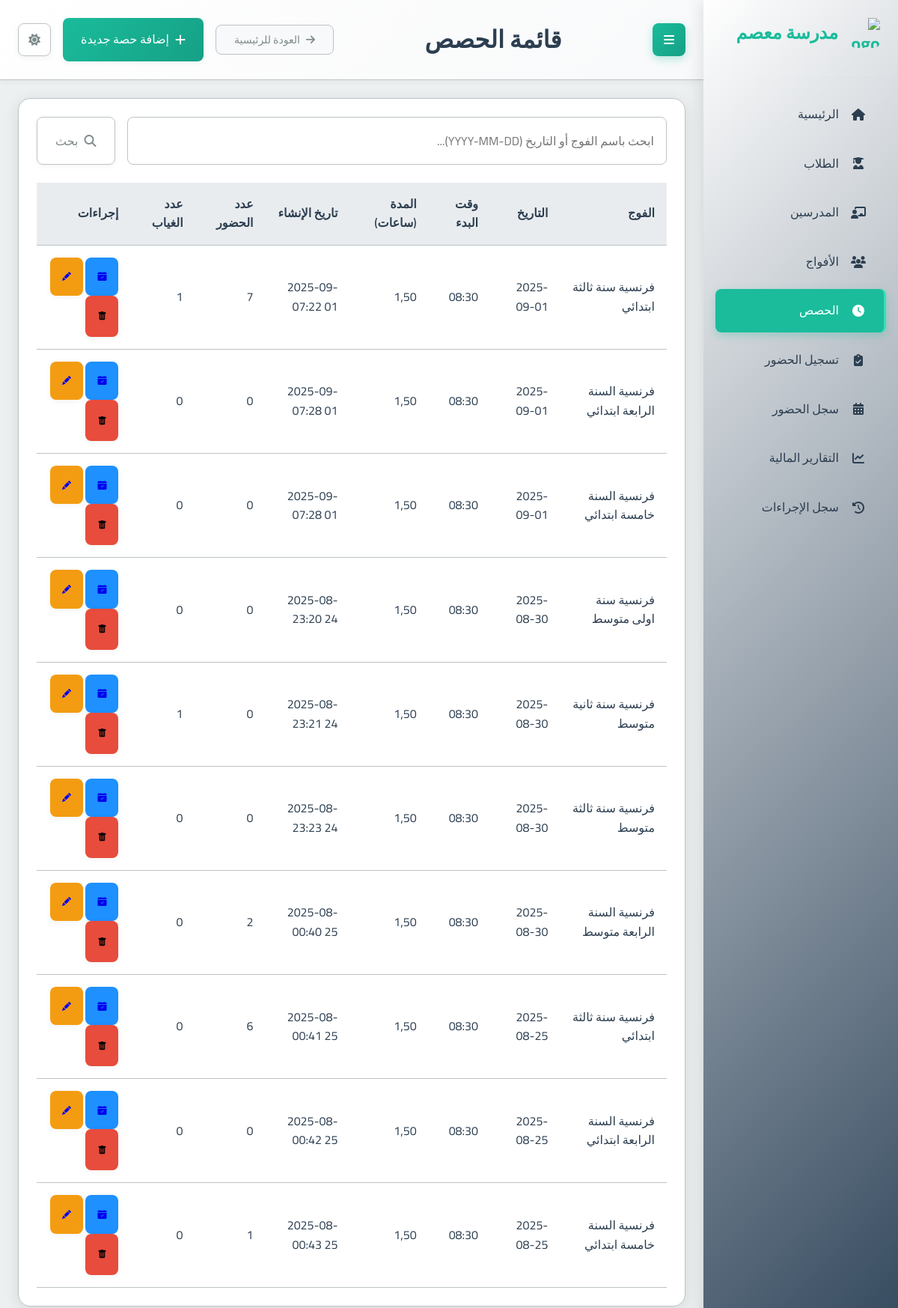
The app's page /sessions/ with its own data.
### school_app/models.py (models this page shows, shortened)
class Session(models.Model):
    group = models.ForeignKey(Group, on_delete=models.CASCADE, related_name='sessions', verbose_name="الفوج")
    date = models.DateField(verbose_name="التاريخ")
    start_time = models.TimeField(verbose_name="وقت البدء")
    duration = models.DecimalField(max_digits=4, decimal_places=2, verbose_name="المدة (ساعات)")
    teacher_attended = models.BooleanField(default=True, verbose_name="حضور المدرس")
    teacher_compensated = models.BooleanField(default=False, verbose_name="تم تعويض المدرس")
    teacher_payment_amount = models.DecimalField(max_digits=10, decimal_places=2, default=Decimal('0.00'), verbose_name="المبلغ المدفوع للمدرس")
    created_at = models.DateTimeField(auto_now_add=True, verbose_name="تاريخ الإنشاء")
    class Meta:
        verbose_name = "حصة"
        verbose_name_plural = "الحصص"
    def present_students_count(self):
        return self.attendance_set.filter(present=True).count()
    def absent_students_count(self):
        return self.attendance_set.filter(present=False).count()

class Group(models.Model):
    name = models.CharField(max_length=100, verbose_name="اسم الفوج")
    subject = models.ForeignKey(Subject, on_delete=models.PROTECT, verbose_name="المادة")
    teacher = models.ForeignKey(Teacher, on_delete=models.CASCADE, verbose_name="المدرس")
    academic_levels = models.ManyToManyField(AcademicLevel, verbose_name="المستويات الدراسية المتوافقة")
    price_per_4_sessions = models.DecimalField(max_digits=10, decimal_places=2, verbose_name="السعر لكل 4 حصص")
    session_day = models.IntegerField(choices=[
        (0, 'الاثنين'),
        (1, 'الثلاثاء'),
        (2, 'الأربعاء'),
        (3, 'الخميس'),
        (4, 'الجمعة'),
        (5, 'السبت'),
        (6, 'الأحد')
    ], verbose_name="يوم الحصة")
    session_start_time = models.TimeField(verbose_name="وقت بداية الحصة")
    session_duration = models.DecimalField(max_digits=4, decimal_places=2, default=1.5, verbose_name="مدة الحصة (ساعات)")
    students = models.ManyToManyField(Student, through='StudentGroup', blank=True, verbose_name="الطلاب المسجلون")
    created_at = models.DateTimeField(auto_now_add=True, verbose_name="تاريخ الإنشاء")
    is_continuous = models.BooleanField(default=False, verbose_name="فوج مستمر (تُنشأ الحصص أسبوعياً تلقائياً)")
    created_sessions_until = models.DateField(null=True, blank=True, verbose_name="تم إنشاء الحصص حتى تاريخ")
    class Meta:
        verbose_name = "فوج"
        verbose_name_plural = "الأفواج"

### school_app/views.py (the view)
# urls.py: path('sessions/', views.session_list, name='session_list'),
def session_list(request):
    query = request.GET.get('q', '').strip()
    sessions_qs = Session.objects.select_related('group')
    if query:
        try:
            datetime.datetime.strptime(query, '%Y-%m-%d')
            sessions_qs = sessions_qs.filter(date=query)
        except ValueError:
            sessions_qs = sessions_qs.filter(group__name__icontains=query)
    sessions = sessions_qs.order_by('-date', '-start_time') # Apply ordering after filtering
    context = {
        'sessions': sessions,
        'page_title': 'قائمة الحصص',
        'search_query': query
    }
    return render(request, 'school_app/session_list.html', context)

### templates/school_app/session_list.html (shortened to what this page needs)
{% extends "base.html" %}
{% block page_title %}{{ page_title|default:"قائمة الحصص" }}{% endblock %}
{% block header_actions %}
  <a href="{% url 'add_session' %}" class="btn btn-primary">
    <i class="fas fa-plus"></i> إضافة حصة جديدة
  </a>
{% endblock %}
{% block content %}
<div class="card">
  <div class="card-body">
    <form method="get" action="{% url 'session_list' %}" class="mb-3">
      <div class="input-group">
        <input type="text" name="q" class="form-control" placeholder="ابحث باسم الفوج أو التاريخ (YYYY-MM-DD)..." value="{{ search_query|default:'' }}">
        <div class="input-group-append">
          <button class="btn btn-outline-secondary" type="submit">
            <i class="fas fa-search"></i> بحث
          </button>
        </div>
      </div>
    </form>
    {% if sessions %}
      <div class="table-container">
        <table class="table table-striped">
          <thead>
            <tr>
              <th>الفوج</th>
              <th>التاريخ</th>
              <th>وقت البدء</th>
              <th>المدة (ساعات)</th>
              <th>تاريخ الإنشاء</th>
              <th>عدد الحضور</th>
              <th>عدد الغياب</th>
              <th>إجراءات</th>
            </tr>
          </thead>
          <tbody>
            {% for session in sessions %}
              <tr>
                <td>{{ session.group.name }}</td>
                <td>{{ session.date|date:"Y-m-d" }}</td>
                <td>{{ session.start_time|time:"H:i" }}</td>
                <td>{{ session.duration }}</td>
                <td>{{ session.created_at|date:"Y-m-d H:i" }}</td>
                <td>{{ session.present_students_count }}</td>
                <td>{{ session.absent_students_count }}</td>
                <td>
                  <a href="{% url 'manage_session_attendance' session.id %}" class="btn btn-sm btn-info" title="إدارة الحضور"> <i class="bi bi-calendar-check-fill"></i><span class="sr-only">إدارة الحضور</span></a>
                  <a href="{% url 'edit_session' session.id %}" class="btn btn-sm btn-warning" title="تعديل"> <i class="bi bi-pencil-fill"></i><span class="sr-only">تعديل</span></a>
                  <form action="{% url 'delete_session' session.id %}" method="post" style="display: inline; margin-left: 5px;" onsubmit="return confirm('هل أنت متأكد أنك تريد حذف هذه الحصة؟ سيتم حذف جميع سجلات الحضور المتعلقة بها أيضاً.');">
                      <button type="submit" class="btn btn-danger btn-sm" title="حذف"><i class="bi bi-trash-fill"></i><span class="sr-only">حذف</span></button>
                  </form>
                </td>
              </tr>
            {% endfor %}
          </tbody>
        </table>
      </div>
    {% else %}
      <p class="text-center text-muted">لا توجد حصص مجدولة حالياً.</p>
      <div class="text-center mt-3">
         <a href="{% url 'add_session' %}" class="btn btn-primary">إضافة حصة جديدة</a>
      </div>
    {% endif %}
  </div>
</div>
{% endblock %}

### static/css/main.css (style rules this page uses)
:root { --primary-color: #2c3e50; --primary-light: #34495e; --primary-darker: #1a252f; --accent-color: #1abc9c; --accent-light: #2fe2b3; --accent-dark: #16a085; --text-color: #2c3e50; --text-secondary: #7f8c8d; --text-on-primary: #ffffff; --text-on-accent: #ffffff; --text-nav: #2c3e50; --background-color: #ecf0f1; --card-background: #ffffff; --input-background: #ffffff; --border-color: #bdc3c7; --input-border-color: #bdc3c7; --success-color: #2ecc71; --warning-color: #f39c12; --error-color: #e74c3c; --info-color: #1E90FF; --table-header-background: #e9ecef; --table-row-hover-background: #f8f9fa; --box-shadow-color: rgba(0, 0, 0, 0.1); --box-shadow-color-hover: rgba(0, 0, 0, 0.15); --box-shadow-soft-color: rgba(0, 0, 0, 0.05); --subtle-background: #f8f9fa; --spacing-xs: 8px; --spacing-sm: 16px; --spacing-md: 24px; --spacing-lg: 32px; --spacing-xl: 48px; --font-family: 'Cairo', sans-serif; --font-size-xs: 12px; --font-size-sm: 14px; --font-size-md: 16px; --font-size-lg: 20px; --font-size-xl: 24px; --font-size-xxl: 32px; --border-radius-sm: 4px; --border-radius-md: 8px; --border-radius-lg: 16px; --transition-fast: 0.2s ease; --transition-normal: 0.3s ease; --transition-slow: 0.5s ease; --sidebar-width: 260px; }
* { margin: 0; padding: 0; box-sizing: border-box; direction: rtl; }
html { direction: rtl; font-size: 16px; }
body { font-family: var(--font-family); background-color: var(--background-color); color: var(--text-color); line-height: 1.6; transition: background-color var(--transition-normal), color var(--transition-normal); overflow-x: hidden; }
.btn-warning { background: var(--warning-color); }
.btn-danger { background: var(--error-color); }
.btn-info { background: var(--info-color); }
.card { background-color: var(--card-background); border-radius: var(--border-radius-lg); box-shadow: 0 4px 20px var(--box-shadow-color); margin-bottom: var(--spacing-md); overflow: hidden; transition: all var(--transition-normal); border: 1px solid var(--border-color); }
.card-body { padding: var(--spacing-md); color: var(--text-color); }
.btn { font-family: var(--font-family); padding: var(--spacing-sm) var(--spacing-md); border: none; border-radius: var(--border-radius-md); cursor: pointer; font-size: var(--font-size-md); font-weight: 500; text-decoration: none; display: inline-flex; align-items: center; gap: var(--spacing-xs); transition: all var(--transition-fast); box-shadow: 0 2px 8px var(--box-shadow-soft-color); }
.btn-primary { background: linear-gradient(135deg, var(--accent-color) 0%, var(--accent-dark) 100%); color: var(--text-on-accent); }
.btn-outline-secondary { background-color: transparent; border: 1px solid var(--border-color); color: var(--text-secondary); }
input, select, textarea { font-family: var(--font-family); width: 100%; padding: var(--spacing-sm); border: 1px solid var(--input-border-color); border-radius: var(--border-radius-md); background-color: var(--input-background); color: var(--text-color); font-size: var(--font-size-md); transition: all var(--transition-fast); }
.btn-sm { font-size: 12px; padding: 1rem; }
.mb-3 { margin-bottom: var(--spacing-md); }
.input-group { display: flex; gap: var(--spacing-sm); }
.table-container { overflow-x: auto; }
table { width: 100%; border-collapse: collapse; }
th, td { padding: var(--spacing-sm); text-align: right; border-bottom: 1px solid var(--border-color); }
th { background-color: var(--table-header-background); font-weight: 600; color: var(--text-color); }

### records on screen
Session: group.name "فرنسية سنة ثالثة ابتدائي", date "2025-09-01", start_time "08:30", duration "1,50", created_at "2025-09-01 07:22", present_students_count "7", absent_students_count "1"
Session: group.name "فرنسية السنة الرابعة ابتدائي", date "2025-09-01", start_time "08:30", duration "1,50", created_at "2025-09-01 07:28", present_students_count "0", absent_students_count "0"
Session: group.name "فرنسية السنة خامسة ابتدائي", date "2025-09-01", start_time "08:30", duration "1,50", created_at "2025-09-01 07:28", present_students_count "0", absent_students_count "0"
Session: group.name "فرنسية سنة اولى متوسط", date "2025-08-30", start_time "08:30", duration "1,50", created_at "2025-08-24 23:20", present_students_count "0", absent_students_count "0"
Session: group.name "فرنسية سنة ثانية متوسط", date "2025-08-30", start_time "08:30", duration "1,50", created_at "2025-08-24 23:21", present_students_count "0", absent_students_count "1"
Session: group.name "فرنسية سنة ثالثة متوسط", date "2025-08-30", start_time "08:30", duration "1,50", created_at "2025-08-24 23:23", present_students_count "0", absent_students_count "0"
Session: group.name "فرنسية السنة الرابعة متوسط", date "2025-08-30", start_time "08:30", duration "1,50", created_at "2025-08-25 00:40", present_students_count "2", absent_students_count "0"
Session: group.name "فرنسية سنة ثالثة ابتدائي", date "2025-08-25", start_time "08:30", duration "1,50", created_at "2025-08-25 00:41", present_students_count "6", absent_students_count "0"
Session: group.name "فرنسية السنة الرابعة ابتدائي", date "2025-08-25", start_time "08:30", duration "1,50", created_at "2025-08-25 00:42", present_students_count "0", absent_students_count "0"
Session: group.name "فرنسية السنة خامسة ابتدائي", date "2025-08-25", start_time "08:30", duration "1,50", created_at "2025-08-25 00:43", present_students_count "1", absent_students_count "0"

### other values on screen
{{ page_title|default:"قائمة الحصص" }} "قائمة الحصص"
